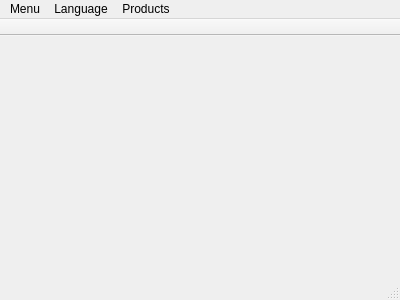
<?xml version="1.0" encoding="UTF-8"?>
<ui version="4.0">
 <class>MainWindow</class>
 <widget class="QMainWindow" name="MainWindow">
  <property name="geometry">
   <rect>
    <x>0</x>
    <y>0</y>
    <width>400</width>
    <height>300</height>
   </rect>
  </property>
  <property name="sizePolicy">
   <sizepolicy hsizetype="Expanding" vsizetype="Expanding">
    <horstretch>0</horstretch>
    <verstretch>0</verstretch>
   </sizepolicy>
  </property>
  <property name="windowTitle">
   <string>MainWindow</string>
  </property>
  <widget class="QWidget" name="centralWidget">
   <property name="sizePolicy">
    <sizepolicy hsizetype="Expanding" vsizetype="Expanding">
     <horstretch>0</horstretch>
     <verstretch>0</verstretch>
    </sizepolicy>
   </property>
   <layout class="QGridLayout" name="gridLayout_2"/>
  </widget>
  <widget class="QMenuBar" name="menuBar">
   <property name="geometry">
    <rect>
     <x>0</x>
     <y>0</y>
     <width>400</width>
     <height>21</height>
    </rect>
   </property>
   <widget class="QMenu" name="menuMenu">
    <property name="title">
     <string>Menu</string>
    </property>
    <addaction name="actionHome"/>
    <addaction name="separator"/>
    <addaction name="actionProducts"/>
    <addaction name="actionSell"/>
   </widget>
   <widget class="QMenu" name="menuLanguage">
    <property name="title">
     <string>Language</string>
    </property>
   </widget>
   <widget class="QMenu" name="menuProducts">
    <property name="title">
     <string>Products</string>
    </property>
    <addaction name="actionCategories"/>
    <addaction name="actionBrands"/>
    <addaction name="separator"/>
    <addaction name="actionColors"/>
    <addaction name="actionSize"/>
    <addaction name="separator"/>
    <addaction name="actionImportExcel"/>
   </widget>
   <addaction name="menuMenu"/>
   <addaction name="menuLanguage"/>
   <addaction name="menuProducts"/>
  </widget>
  <widget class="QToolBar" name="mainToolBar">
   <property name="enabled">
    <bool>false</bool>
   </property>
   <property name="movable">
    <bool>false</bool>
   </property>
   <property name="toolButtonStyle">
    <enum>Qt::ToolButtonIconOnly</enum>
   </property>
   <attribute name="toolBarArea">
    <enum>TopToolBarArea</enum>
   </attribute>
   <attribute name="toolBarBreak">
    <bool>false</bool>
   </attribute>
  </widget>
  <widget class="QStatusBar" name="statusBar"/>
  <action name="actionProducts">
   <property name="text">
    <string>Products</string>
   </property>
   <property name="shortcut">
    <string>Alt+2</string>
   </property>
  </action>
  <action name="actionCategories">
   <property name="text">
    <string>Categories</string>
   </property>
  </action>
  <action name="actionBrands">
   <property name="text">
    <string>Brands</string>
   </property>
  </action>
  <action name="actionColors">
   <property name="text">
    <string>Colors</string>
   </property>
  </action>
  <action name="actionSize">
   <property name="text">
    <string>Size</string>
   </property>
  </action>
  <action name="actionHome">
   <property name="text">
    <string>Home</string>
   </property>
   <property name="shortcut">
    <string>Alt+1</string>
   </property>
  </action>
  <action name="actionSell">
   <property name="text">
    <string>Sell</string>
   </property>
   <property name="shortcut">
    <string>Alt+3</string>
   </property>
  </action>
  <action name="actionImportExcel">
   <property name="text">
    <string>Import Products (From Excel)</string>
   </property>
  </action>
 </widget>
 <layoutdefault spacing="6" margin="11"/>
 <resources/>
 <connections/>
</ui>
